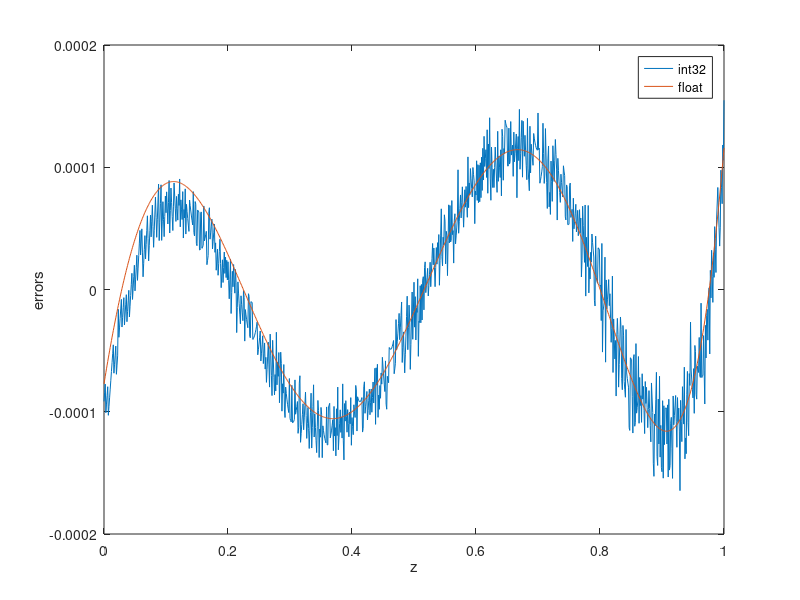

This figure's MATLAB source:
a0 =  0.14017184670506358;     i0 = int32(a0*2^15)
a1 = -0.34245381909783135;     i1 = int16(a1*2^15)
a2 = -0.015262708673125458;    i2 = int16(a2*2^15)
a3 =  1.0031357062620350346;   i3 = int16(a3*2^14)
a3 =  1.0032357062620350346;   i3 = int16(a3*2^14)%patched slope
a4 = -0.00007717176023065795;  i4 = int16(a4*2^15)

myatan = @(x)-0.00007717176023065795 + 1.0031357062620350346*x ...
       -  0.015262708673125458*x.^2 -  0.34245381909783135*x.^3 ...
       +  0.14017184670506358*x.^4;

z  = 0:0.001:1;   zi = int32(z*2^15);

r1 = int32(zi.*i0);      %% 15+16=30
limits1 = [min(r1) max(r1)]
r2 = int16(bitshift(r1,-15))+i1;  %% 30-15=15
limits2 = [min(r2) max(r2)]
r3 = int32(zi.*int32(r2));  %%15+15=30
limits3 = [min(r3) max(r3)]
r4 = int16(bitshift(r3,-15))+i2;     %% 30-15 =15
limits4 = [min(r4) max(r4)]
r5 = int32(zi.*int32(r4));    %% 15+15 =30
limits5 = [min(r5) max(r5)]
r6 = int16(bitshift(r5,-16))+i3; %% 30-16=14
limits6 = [min(r6) max(r6)]
r7 = int32(zi.*int32(r6));    %% 14+15 =29
limits5 = [min(r7) max(r7)]
r8 = int16(bitshift(r7,-14))+i4; %% 29-14=15
limits6 = [min(r8) max(r8)]
res = double(r8)*2^-15;

plot(z,res-atan(z),z,myatan(z)-atan(z))
legend('int32','float')
xlabel('z'); ylabel('errors')

max_error = max(abs(res-atan(z)))
bitaccuracy = log2(max_error/pi*4)
